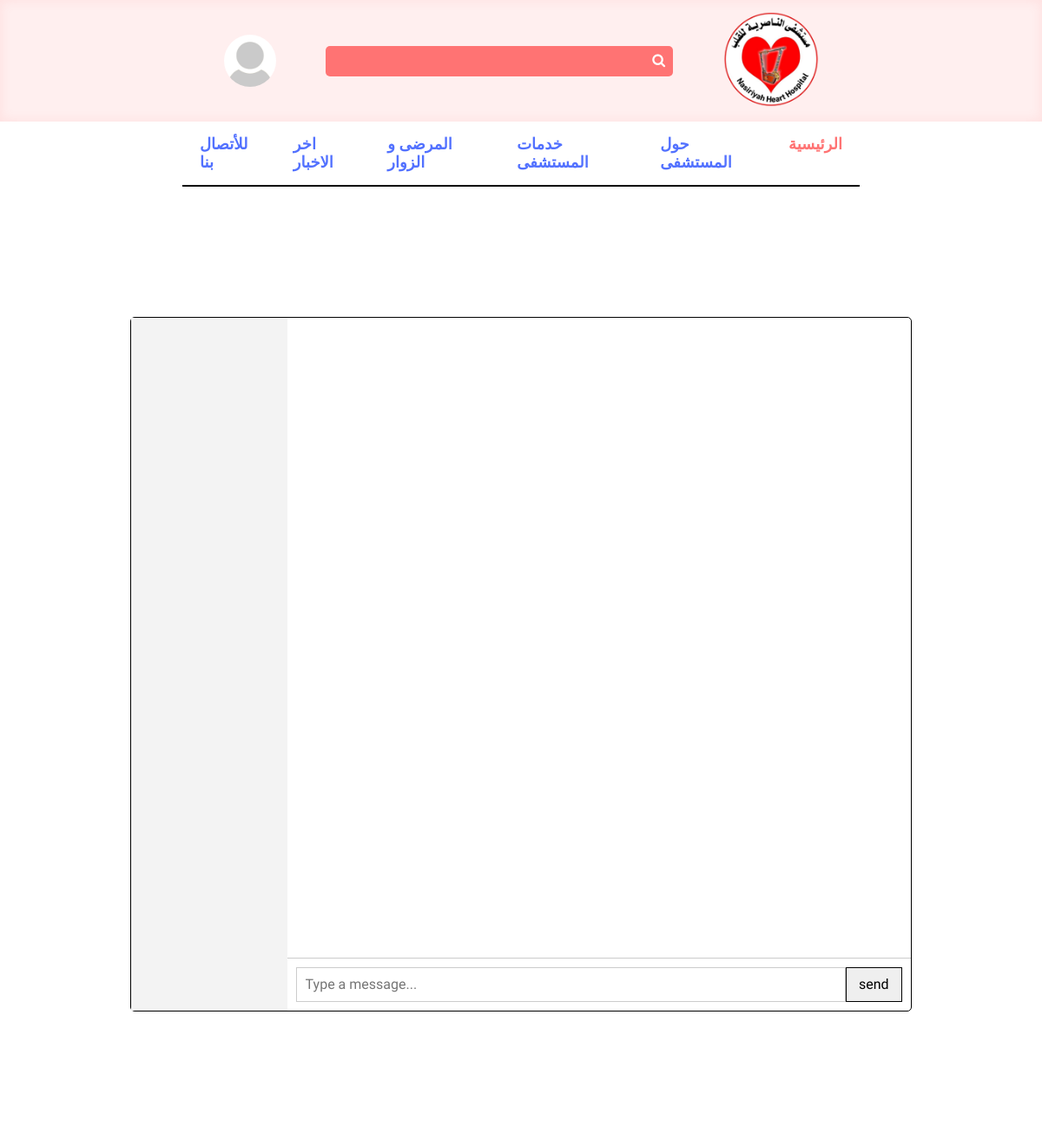
Before: /contact/ (signed in, upper part) with the older database file.
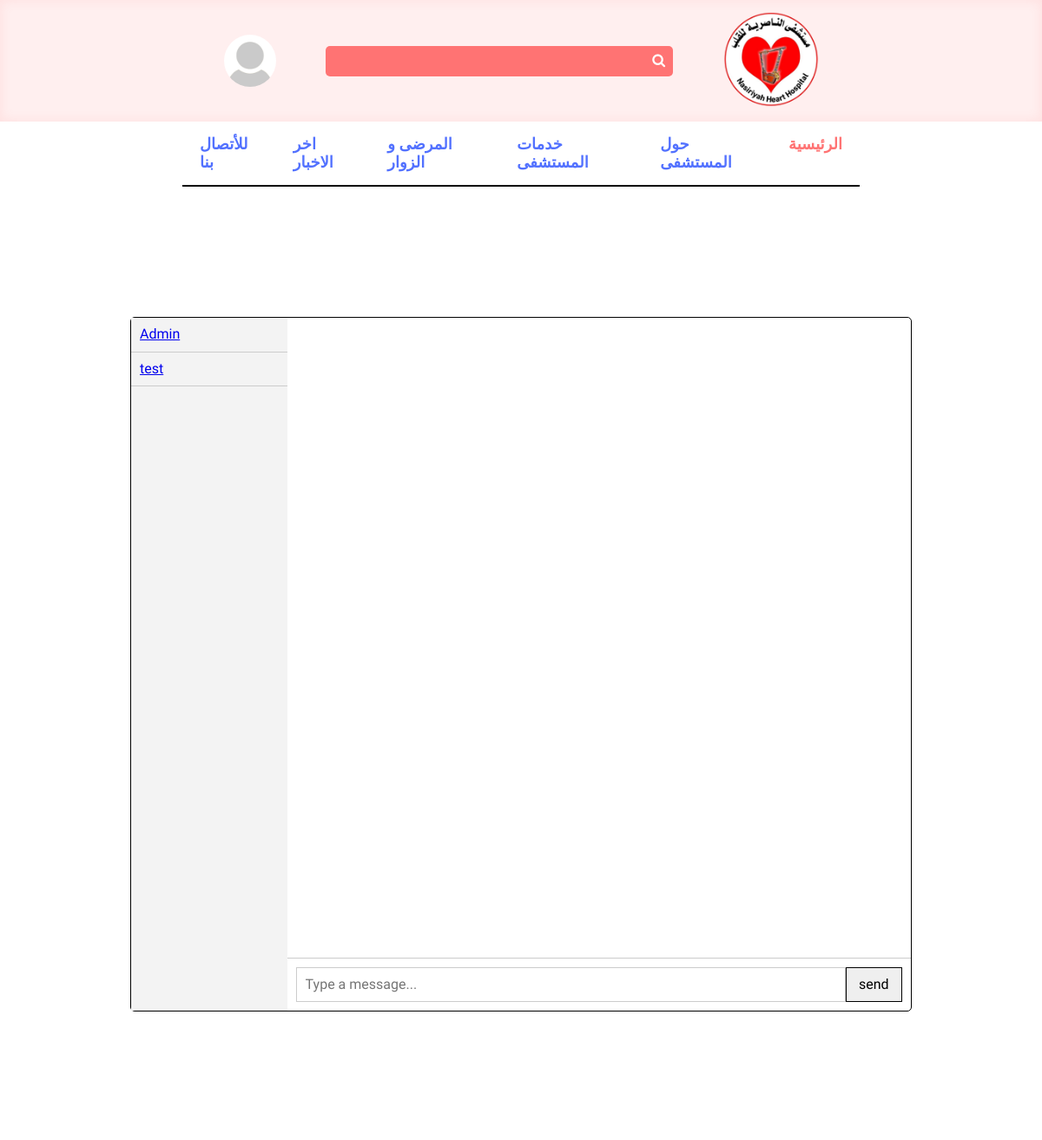
After: the same page with the newer database file.
### chat/models.py (models this page shows, shortened)
class Room(models.Model):
    name=models.CharField(max_length=255)
    slug=models.SlugField(unique=True)

### chat/views.py (the view)
# urls.py: path("",views.home,name='base_chat'),
@login_required
def home(request,room=None):
    rooms=Room.objects.all()
    messages=None
    try:
        active_room=Room.objects.get(slug=room)
        messages=Message.objects.filter(room=active_room)
    except Room.DoesNotExist:
        active_room=None
        messages=None
    return render(request,"chat/base.html",context={"rooms":rooms,"active_room":active_room,'messages':messages})

### chat/templates/chat/base.html (shortened to what this page needs)
{% extends 'base.html' %}
{% load static %}
{% block css_link %}
<link rel="stylesheet"  href="{% static 'css/room.css' %}">
{% endblock %}
{% block content %}
<div class="chat-container">
    <div class="channels">
      {% for room in rooms %}
      <div class="channel-item"><a href="{% url 'base_chat' room.slug %}">{{room.name}}</a></div>
      {% endfor %}
    </div>
    <div class="active-channel">
      <div class="messages" id="message_list">
      </div>
      <form class="input-text" id="send_form">
        <input type="text" placeholder="Type a message..." id="message_input" >
        <input type="submit" value="send" id="send_btn">
      </form>
    </div>
  </div>
{% endblock %}

Changed rows visible on the page:
added Room: name "Admin"
added Room: name "test"
